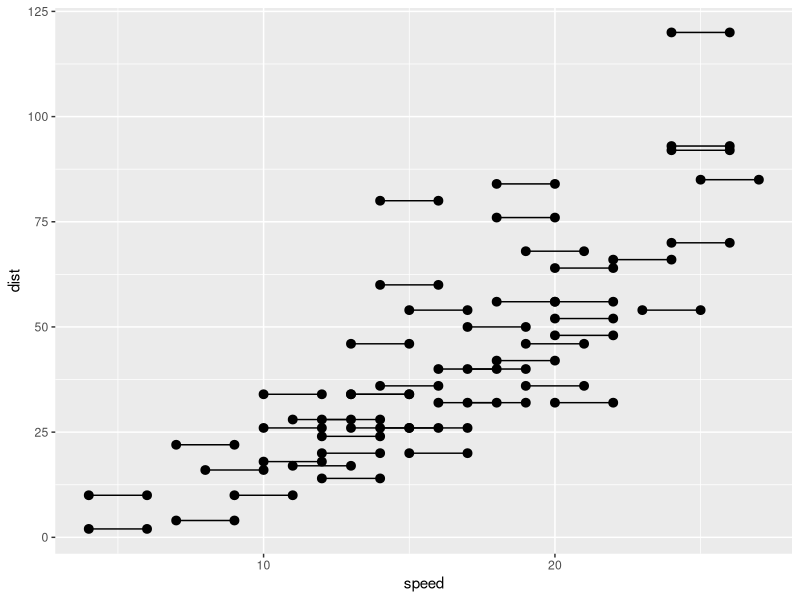
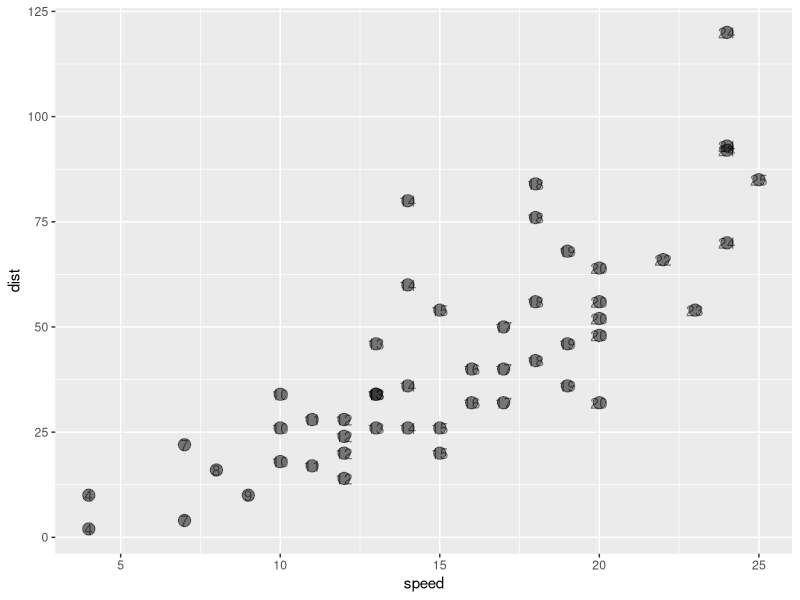
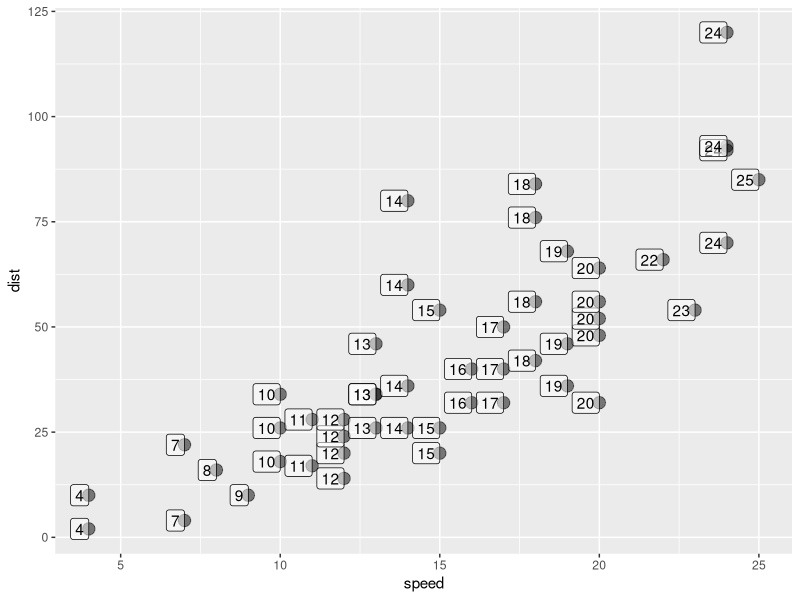

Reproduce these figures in R, in order.
## ---- chunk 1
knitr::opts_chunk$set(echo = TRUE)
options(tidyverse.quiet = TRUE)
## ---- chunk 2
library(tidyverse)

## ---- chunk 3
GeomBarbell <- ggproto("GeomBarbell", Geom,
  
  required_aes = c("x", "y", "xend", "yend"),
  
  default_aes = aes(
    colour = "black",
    linewidth = .5,
    size = 2,
    linetype = 1,
    shape = 19,
    fill = NA,
    alpha = NA,
    stroke = 1
  ),
  
  draw_panel = function(data, panel_params, coord, ...) {
    
    # Transformed data for the points
    point1 <- transform(data) 
    point2 <- transform(data, x = xend, y = yend)    
    
    # Return all three components
    grid::gList(
      GeomSegment$draw_panel(data, panel_params, coord, ...),
      GeomPoint$draw_panel(point1, panel_params, coord, ...),
      GeomPoint$draw_panel(point2, panel_params, coord, ...)
    )
  }
) 

ggplot(cars) + 
  aes(speed, dist, xend = speed + 2, yend = dist) +
  stat_identity(geom = GeomBarbell)

## ---- chunk 4
combine_geoms <- function(geom1 = GeomPoint, geom2 = GeomText){
  
GeomCombo2 <-   ggproto("GeomCombo2", Geom,
          required_aes = unique(c(geom1$required_aes, geom2$required_aes)),
          default_aes = modifyList(geom1$default_aes, geom2$default_aes),
  draw_panel = function(data, panel_params, coord, ...) {
    
    # Return all three components
    grid::gList(
      geom1$draw_panel(data, panel_params, coord, ...),
      geom2$draw_panel(data, panel_params, coord, ...)
    )
  }
         )
   
GeomCombo2

 }
   


   

library(ggplot2)
ggplot(cars) + 
  aes(speed, dist, label = speed) + 
  stat_identity(geom = combine_geoms(), alpha = .5)


library(ggplot2)
ggplot(cars) + 
  aes(speed, dist, label = speed) + 
  stat_identity(geom = combine_geoms(GeomPoint, GeomLabel), 
                alpha = .5,
                hjust = 1)


